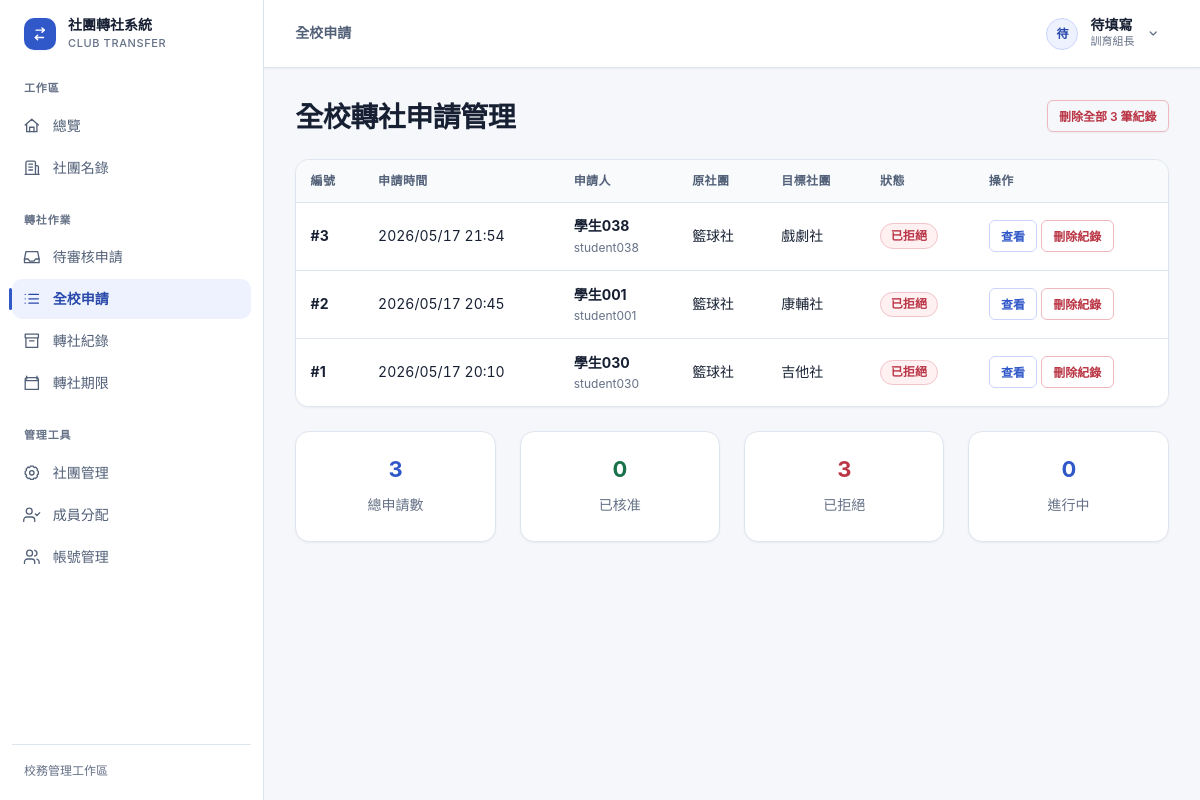
The page /transfers/all-requests/ (signed in) on the database as committed earlier.
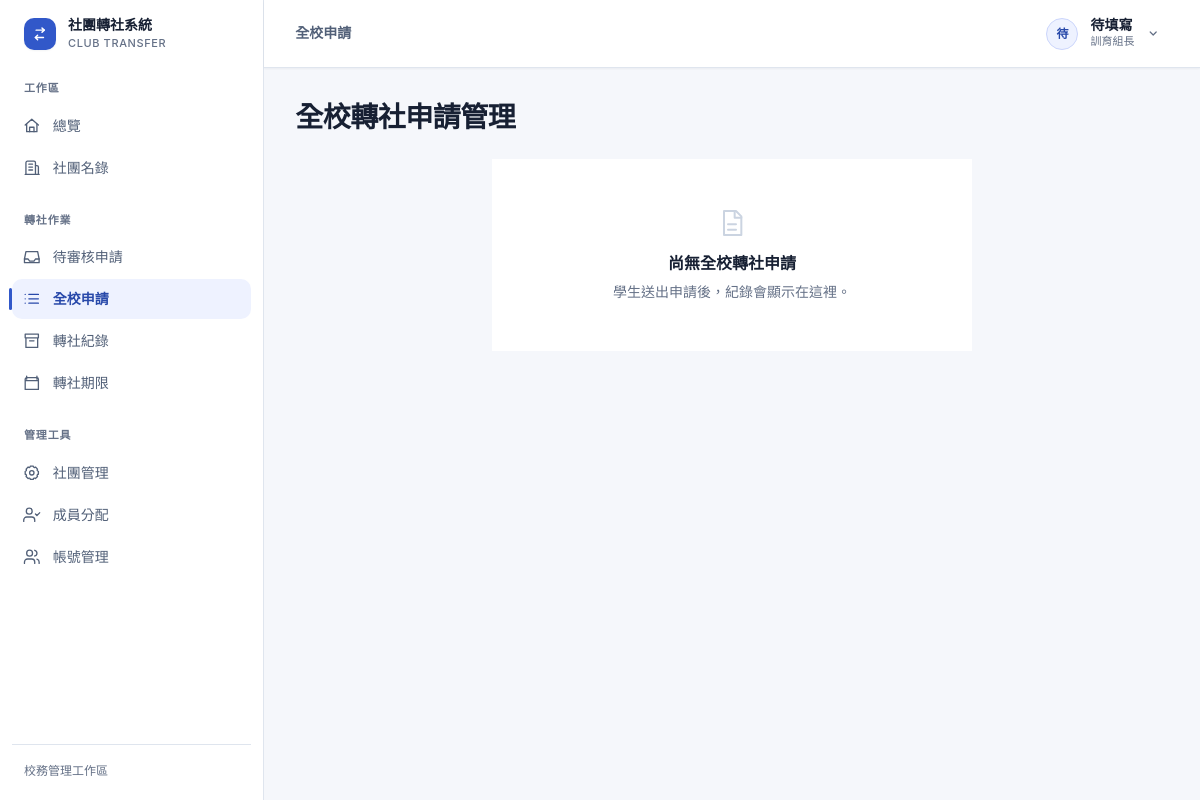
The same page on the database as committed later.
### transfers/models.py (models this page shows, shortened)
class TransferRequest(models.Model):
    STATUS_CHOICES = [
        ('draft', '草稿'),
        ('orig_president_pending', '原社長審核中'),
        ('orig_teacher_pending', '原指導老師審核中'),
        ('new_president_pending', '新社長審核中'),
        ('new_teacher_pending', '新指導老師審核中'),
        ('admin_pending', '訓育組審核中'),
        ('approved', '已核准'),
        ('rejected', '已拒絕'),
        ('returned', '退回重選'),
    ]
    student = models.ForeignKey(
        settings.AUTH_USER_MODEL,
        on_delete=models.CASCADE,
        related_name='transfer_requests',
        verbose_name='申請學生'
    )
    original_club = models.ForeignKey(
        'clubs.Club',
        on_delete=models.CASCADE,
        related_name='transfer_out_requests',
        verbose_name='原社團'
    )
    target_club = models.ForeignKey(
        'clubs.Club',
        on_delete=models.CASCADE,
        related_name='transfer_in_requests',
        verbose_name='目標社團'
    )
    status = models.CharField(
        max_length=30,
        choices=STATUS_CHOICES,
        default='orig_president_pending',
        verbose_name='狀態'
    )
    reason = models.TextField(blank=True, verbose_name='轉社原因')
    created_at = models.DateTimeField(auto_now_add=True, verbose_name='申請時間')
    updated_at = models.DateTimeField(auto_now=True, verbose_name='更新時間')
    completed_at = models.DateTimeField(null=True, blank=True, verbose_name='完成時間')
    class Meta:
        verbose_name = '轉社申請單'
        verbose_name_plural = '轉社申請單'
        ordering = ['-created_at']
        constraints = [
            models.UniqueConstraint(
                fields=['student'],
                condition=models.Q(status__in=[
                    'orig_president_pending',
                    'orig_teacher_pending',
                    'new_president_pending',
                    'new_teacher_pending',
                    'admin_pending',
                    'returned',
                ]),
                name='unique_active_transfer_per_student',
            ),
            models.CheckConstraint(
                check=~models.Q(original_club=models.F('target_club')),
                name='transfer_clubs_must_differ',
            ),
        ]

### accounts/models.py (models this page shows, shortened)
class User(django.contrib.auth.models.AbstractUser):
    ROLE_CHOICES = [
        ('student', '學生'),
        ('president', '社長'),
        ('teacher', '指導老師'),
        ('admin', '訓育組（管理員）'),
    ]
    role = models.CharField(
        max_length=20,
        choices=ROLE_CHOICES,
        default='student',
        verbose_name='身分組'
    )
    student_id = models.CharField(
        max_length=20,
        blank=True,
        verbose_name='學號'
    )
    class_name = models.CharField(
        max_length=20,
        blank=True,
        verbose_name='班級'
    )
    seat_number = models.PositiveSmallIntegerField(
        null=True,
        blank=True,
        verbose_name='座號'
    )
    club = models.ForeignKey(
        'clubs.Club',
        on_delete=models.SET_NULL,
        null=True,
        blank=True,
        verbose_name='所屬社團',
        related_name='members'
    )
    class Meta:
        verbose_name = '使用者'
        verbose_name_plural = '使用者'
        constraints = [
            models.UniqueConstraint(
                Lower('username'),
                name='unique_login_id_ci',
            ),
            models.UniqueConstraint(
                Lower('email'),
                condition=~models.Q(email=''),
                name='unique_nonempty_email_ci',
            ),
            models.UniqueConstraint(
                Lower('student_id'),
                condition=(
                    models.Q(role__in=['student', 'president'])
                    & ~models.Q(student_id='')
                ),
                name='unique_student_id_ci',
            ),
        ]

### clubs/models.py (models this page shows, shortened)
class Club(models.Model):
    CATEGORY_CHOICES = [
        ('academic', '學術類'),
        ('arts', '藝文類'),
        ('performance', '藝能類'),
        ('recreation', '康輔類'),
        ('sports', '體育類'),
    ]
    code = models.CharField(max_length=10, unique=True, null=True, blank=True, verbose_name='社團代號')
    name = models.CharField(max_length=100, verbose_name='社團名稱')
    teacher = models.CharField(max_length=50, default='', verbose_name='指導老師')
    president = models.CharField(max_length=50, default='', verbose_name='社長')
    location = models.CharField(max_length=100, blank=True, verbose_name='社課場地')
    category = models.CharField(max_length=20, choices=CATEGORY_CHOICES, blank=True, verbose_name='類別')
    description = models.TextField(blank=True, verbose_name='社團描述')
    max_members = models.PositiveIntegerField(default=30, verbose_name='人數上限')
    current_members = models.PositiveIntegerField(default=0, verbose_name='現有人數')
    is_active = models.BooleanField(default=True, verbose_name='啟用中')
    created_at = models.DateTimeField(auto_now_add=True, verbose_name='建立時間')
    updated_at = models.DateTimeField(auto_now=True, verbose_name='更新時間')
    class Meta:
        verbose_name = '社團'
        verbose_name_plural = '社團'
        ordering = ['name']

### transfers/views.py (the view)
# urls.py: path('all-requests/', views.AllRequestsView.as_view(), name='all_requests'),
class AllRequestsView(LoginRequiredMixin, AdminRequiredMixin, ListView):
    model = TransferRequest
    template_name = 'transfers/all_requests.html'
    context_object_name = 'requests'
    def get_queryset(self):
        return TransferRequest.objects.all().select_related(
            'student', 'original_club', 'target_club'
        )
    def get_context_data(self, **kwargs):
        context = super().get_context_data(**kwargs)
        all_requests = TransferRequest.objects.all()
        context['total_count'] = all_requests.count()
        context['approved_count'] = all_requests.filter(status='approved').count()
        context['rejected_count'] = all_requests.filter(status='rejected').count()
        context['in_progress_count'] = all_requests.exclude(
            status__in=['approved', 'rejected']
        ).count()
        return context

### accounts/permissions.py (called while the page is built)
def is_training_admin(user):
    return bool(
        user
        and user.is_authenticated
        and (user.is_superuser or getattr(user, 'role', None) == 'admin')
    )

def can_review_transfer_requests(user):
    return (
        is_training_admin(user)
        or is_actual_club_president(user)
        or is_assigned_club_teacher(user)
    )

### accounts/templatetags/account_extras.py (called while the page is built)
@register.filter
def display_role(user):
    if getattr(user, 'role', None) == 'admin':
        return '訓育組長'
    if getattr(user, 'role', None) == 'president' and not user_is_club_president(user, user.club):
        return '學生'
    return user.get_role_display()

@register.filter
def can_review_transfers(user):
    return can_review_transfer_requests(user)

@register.filter
def role_badge_class(user):
    role = getattr(user, 'role', None)
    displayed_role = display_role(user)
    if role == 'president' and displayed_role == user.get_role_display():
        return 'role-badge-president'
    if role == 'teacher':
        return 'role-badge-teacher'
    if role == 'admin' or getattr(user, 'is_superuser', False):
        return 'role-badge-admin'
    return 'role-badge-student'

### templates/transfers/all_requests.html (shortened to what this page needs)
{% extends 'base.html' %}
{% block content %}
<div class="page-header">
    <h1 class="h2 mb-0">全校轉社申請管理</h1>
    {% if total_count %}<form method="post" action="{% url 'delete_all_request_records' %}" data-workflow-form data-confirm-message="永久刪除全部 {{ total_count }} 筆全校轉社申請及其審核紀錄？學生、社團與目前社員分配不會變更；此操作無法復原。">
        <button type="submit" class="btn btn-outline-danger btn-sm" data-submitting-label="正在刪除…">刪除全部 {{ total_count }} 筆紀錄</button>
    </form>{% endif %}
</div>
<div class="data-view">
{% if requests %}
<div class="table-responsive data-table-container">
    <table class="table data-table data-table--cards data-table--sticky-header align-middle">
        <thead class="table-light">
            <tr>
                <th>編號</th>
                <th>申請時間</th>
                <th>申請人</th>
                <th>原社團</th>
                <th>目標社團</th>
                <th>狀態</th>
                <th>操作</th>
            </tr>
        </thead>
        <tbody>
            {% for req in requests %}
            <tr>
                <td class="data-primary-cell" data-label="編號"><span class="data-primary">#{{ req.id }}</span></td>
                <td class="data-date" data-label="申請時間">{{ req.created_at|date:"Y/m/d H:i" }}</td>
                <td data-label="申請人"><span class="data-primary">{{ req.student.get_full_name|default:req.student.username }}</span><span class="data-secondary">{{ req.student.username }}</span></td>
                <td data-label="原社團">{{ req.original_club.name }}</td>
                <td data-label="目標社團">{{ req.target_club.name }}</td>
                <td data-label="狀態">
                    {% if req.status == 'approved' %}
                        <span class="badge bg-success">{{ req.get_status_display }}</span>
                    {% elif req.status == 'rejected' %}
                        <span class="badge bg-danger">{{ req.get_status_display }}</span>
                    {% elif req.status == 'returned' %}
                        <span class="badge bg-warning text-dark">{{ req.get_status_display }}</span>
                    {% elif req.status == 'admin_pending' %}
                        <span class="badge bg-info">{{ req.get_status_display }}</span>
                    {% else %}
                        <span class="badge bg-primary">{{ req.get_status_display }}</span>
                    {% endif %}
                </td>
                <td data-label="操作">
                    <div class="data-row-actions">
                    <a href="{% url 'request_detail' req.pk %}" class="btn btn-sm btn-outline-primary">查看</a>
                    <a href="{% url 'delete_request_record' req.pk %}" class="btn btn-sm btn-outline-danger">刪除紀錄</a>
                    </div>
                </td>
            </tr>
            {% endfor %}
        </tbody>
    </table>
</div>
<div class="row mt-4">
    <div class="col-md-3">
        <div class="card text-center">
            <div class="card-body">
                <h3 class="text-primary">{{ total_count }}</h3>
                <small class="text-muted">總申請數</small>
            </div>
        </div>
    </div>
    <div class="col-md-3">
        <div class="card text-center">
            <div class="card-body">
                <h3 class="text-success">{{ approved_count }}</h3>
                <small class="text-muted">已核准</small>
            </div>
        </div>
    </div>
    <div class="col-md-3">
        <div class="card text-center">
            <div class="card-body">
                <h3 class="text-danger">{{ rejected_count }}</h3>
                <small class="text-muted">已拒絕</small>
            </div>
        </div>
    </div>
    <div class="col-md-3">
        <div class="card text-center">
            <div class="card-body">
                <h3 class="text-primary">{{ in_progress_count }}</h3>
                <small class="text-muted">進行中</small>
            </div>
        </div>
    </div>
</div>
{% else %}
<div class="data-empty data-empty-cell"><svg class="data-empty-icon" aria-hidden="true"><use href="#icon-file"></use></svg><strong>尚無全校轉社申請</strong><p>學生送出申請後，紀錄會顯示在這裡。</p></div>
{% endif %}
</div>
{% endblock %}

Rows that differ between the two databases and show on the page:
removed TransferRequest: id "3", created_at "2026/05/17 21:54", student.get_full_name "學生038", student.username "student038", original_club.name "籃球社", target_club.name "戲劇社", status "已拒絕"
removed TransferRequest: id "2", created_at "2026/05/17 20:45", student.get_full_name "學生001", student.username "student001", original_club.name "籃球社", target_club.name "康輔社", status "已拒絕"
removed TransferRequest: id "1", created_at "2026/05/17 20:10", student.get_full_name "學生030", student.username "student030", original_club.name "籃球社", target_club.name "吉他社", status "已拒絕"
Other text that changed with them:
{{ total_count }}: "3" → (not shown)
{{ approved_count }}: "0" → (not shown)
{{ rejected_count }}: "3" → (not shown)
{{ in_progress_count }}: "0" → (not shown)
text no longer shown: "刪除全部 筆紀錄 編號 申請時間 申請人 原社團 目標社團 狀態 操作 總申請數 已核准 已拒絕 進行中"
text now shown: "尚無全校轉社申請 學生送出申請後，紀錄會顯示在這裡。"
